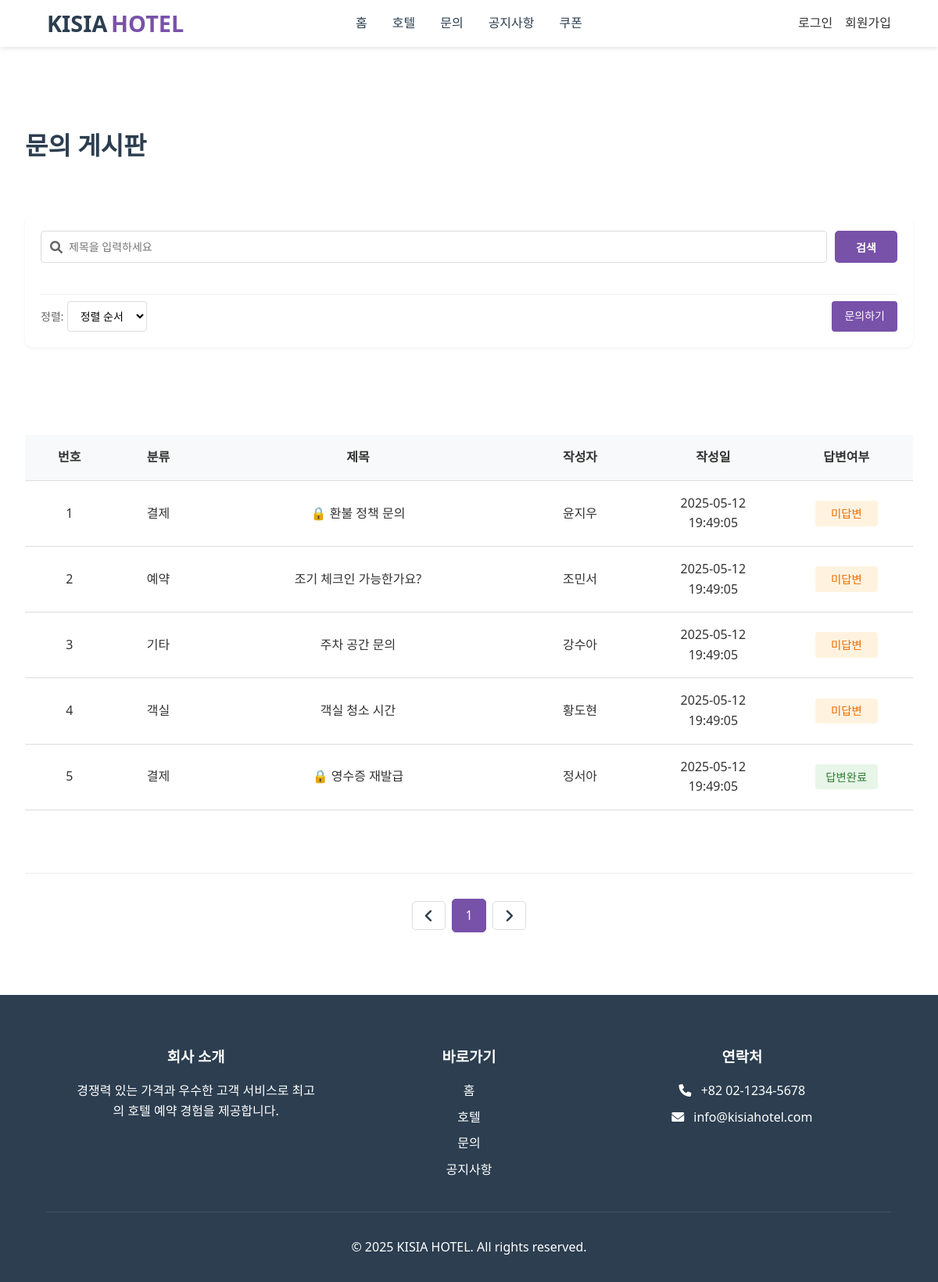
/inquiry/inquiry.php, run on the app's committed database.
### tables this page shows
CREATE TABLE inquiries (
    inquiry_id INT PRIMARY KEY AUTO_INCREMENT,
    user_id INT,
    category ENUM('reservation', 'payment', 'room', 'other') NOT NULL,
    title VARCHAR(100) NOT NULL,
    content TEXT NOT NULL,
    is_secret TINYINT(1) DEFAULT 0,
    created_at DATETIME DEFAULT CURRENT_TIMESTAMP,
    updated_at DATETIME DEFAULT CURRENT_TIMESTAMP ON UPDATE CURRENT_TIMESTAMP,
    FOREIGN KEY (user_id) REFERENCES users(user_id) ON DELETE CASCADE
);

CREATE TABLE users (
    user_id INT PRIMARY KEY AUTO_INCREMENT,
    username VARCHAR(50) NOT NULL,
    real_id VARCHAR(50) NOT NULL,
    password VARCHAR(255) NOT NULL,
    email VARCHAR(100) NOT NULL UNIQUE,
    phone VARCHAR(20),
    created_at DATETIME DEFAULT CURRENT_TIMESTAMP,
    is_admin BOOLEAN DEFAULT FALSE,
    terms BOOLEAN DEFAULT FALSE,
    marketing BOOLEAN DEFAULT FALSE,
    profile_image VARCHAR(255) DEFAULT '/image/default_profile.jpg',
    point INT,
    vip BOOLEAN DEFAULT FALSE
);

### src/action/inquiry_action.php (called while the page is built, shortened)
<?php
include_once __DIR__ . '/../includes/db_connection.php';
$limit = 5;
$page = isset($_GET['page']) ? intval($_GET['page']) : 1;
$offset = ($page - 1) * $limit;
$keyword = $_GET['keyword'] ?? '';
$sort = $_GET['sort'] ?? 'recent';
$order_by = ($sort === 'old') ? 'ASC' : 'DESC';
if ($keyword !== '') {
    $sql = "
        SELECT i.inquiry_id, i.category, i.title, i.created_at, i.is_secret, u.username
        FROM inquiries i
        JOIN users u ON i.user_id = u.user_id
        WHERE i.title LIKE '%$keyword%'
        ORDER BY i.inquiry_id $order_by
    ";
    $result = mysqli_query($conn, $sql);
    $total_inquiries = mysqli_num_rows($result);
    $total_pages = 1;
    $page = 1;
} else {
    $sql = "
        SELECT i.inquiry_id, i.category, i.title, i.created_at, i.is_secret, u.username
        FROM inquiries i
        JOIN users u ON i.user_id = u.user_id
        ORDER BY i.inquiry_id $order_by
        LIMIT $limit OFFSET $offset
    ";
    $result = mysqli_query($conn, $sql);
}

### src/inquiry/inquiry.php (the view, shortened to what this page needs)
<?php
include_once __DIR__ . '/../includes/header.php';
include_once __DIR__ . '/../action/inquiry_action.php';
$inquiry_list = $GLOBALS['inquiry_list'] ?? [];
$total_inquiries = $GLOBALS['totalInquiries'] ?? 0;
$page = $GLOBALS['page'] ?? 1;
$limit = 10;
?>
<main class="inquiry-board-container">
    <div class="inquiry-board-header">
        <h1 class="inquiry-board-title">문의 게시판</h1>
    </div>
    <div class="hotels-search-sort-container">
        <form class="hotels-search-box" method="get" action="inquiry.php">
            <div class="hotels-search-row">
                <div class="hotels-search-input">
                    <i class="fas fa-search"></i>
                    <input class="hotels-search-input-input" type="text" name="keyword" placeholder="제목을 입력하세요" value="<?= $_GET['keyword'] ?? '' ?>">
                </div>
                <button class="style-search-btn" type="submit">검색</button>
            </div>
        </form>
        <div class="controls-row">
            <form method="get" action="inquiry.php" class="sort-form">
                <span class="sort-label">정렬:</span>
                <select name="sort" class="sort-select" onchange="this.form.submit()">
                    <option value="none" <?= isset($_GET['sort']) && $_GET['sort'] === 'none' ? 'selected' : '' ?>>정렬 순서</option>
                </select>
            </form>
            <a href="inquiry-write.php" class="write-btn">문의하기</a>
        </div>
    </div>
    <?php if (empty($inquiry_list)): ?>
        <p class="no-results">검색 결과가 없습니다.</p>
    <?php else: ?>
        <table class="inquiry-board-table">
            <thead>
                <tr>
                    <th style="width: 10%">번호</th>
                    <th style="width: 10%">분류</th>
                    <th style="width: 35%">제목</th>
                    <th style="width: 15%">작성자</th>
                    <th style="width: 15%">작성일</th>
                    <th style="width: 15%">답변여부</th>
                </tr>
            </thead>
            <tbody>
                <?php
                $start_num = ($page - 1) * $limit + 1;
                foreach ($inquiry_list as $inquiry): ?>
                    <tr>
                        <td><?= $start_num++ ?></td>
                        <td><?= $inquiry['category'] ?></td>
                        <td>
                            <?php if ($inquiry['is_secret']): ?>
                                <span class="lock-icon">🔒</span>
                            <?php endif; ?>
                            <a href="inquiry_detail.php?inquiry_id=<?= $inquiry['inquiry_id'] ?>">
                                <?= $inquiry['title'] ?>
                            </a>
                        </td>
                        <td><?= $inquiry['username'] ?></td>
                        <td><?= $inquiry['created_at'] ?></td>
                        <td>
                            <?php if ($inquiry['response']): ?>
                                <span class="status-complete">답변완료</span>
                            <?php else: ?>
                                <span class="status-pending">미답변</span>
                            <?php endif; ?>
                        </td>
                    </tr>
                <?php endforeach; ?>
            </tbody>
        </table>
        <?php
        include_once __DIR__ . '/../includes/pagination.php';
        pagination($total_inquiries, $limit);
        ?>
    <?php endif; ?>
</main>
<?php include_once __DIR__ . '/../includes/footer.php'; ?>

### src/includes/header.php (shortened to what this page needs)
<?php
include_once __DIR__ . '/../includes/pagination.php';
?>
<!DOCTYPE html>
<html lang="ko">
<head>
    <link rel="stylesheet" href="../style/styles.css">
    <link rel="stylesheet" href="../style/login.css">
    <link rel="stylesheet" href="../style/mypage.css">
    <link rel="stylesheet" href="../style/inquiry.css">
    <link rel="stylesheet" href="../style/review.css">
    <link rel="stylesheet" href="../style/event.css">
    <link rel="stylesheet" href="../style/event-timedeal.css">
    <link rel="stylesheet" href="../style/hotels.css">
    <link rel="stylesheet" href="../style/admin.css">
    <link rel="stylesheet" href="../style/payment.css">
    <link rel="stylesheet" href="../style/hotel-detail.css">
    <link rel="stylesheet" href="../style/hotel-add.css">
    <link rel="stylesheet" href="../style/inquiry.css">
    <link rel="stylesheet" href="../style/coupon.css">
    <link rel="stylesheet" href="https://cdnjs.cloudflare.com/ajax/libs/font-awesome/6.0.0/css/all.min.css">
</head>
<?php if ($_SESSION['is_admin'] ?? false): ?>
    <body>
    <div class="style-header">
        <div class="style-nav">
            <a class="style-logo">KISIA <span>HOTEL</span></a>
            <div class="style-auth-buttons">
                <?php include __DIR__ . '/../action/auto_buttons.php'; ?>
            </div>
        </div>
    </div>
</body>
<?php else: ?>
<body>
    <div class="style-header">
        <div class="style-nav">
            <a href="../index.php" class="style-logo">KISIA <span>HOTEL</span></a>
            <ul class="style-nav-links">
                <li><a href="../index.php">홈</a></li>
                <li><a href="../hotel/hotels.php">호텔</a></li>
                <li><a href="../inquiry/inquiry.php">문의</a></li>
                <li><a href="../notice/notice.php">공지사항</a></li>
                <li><a href="../coupon/coupon-list.php">쿠폰</a></li>
            </ul>
            <div class="style-auth-buttons">
                <?php include __DIR__ . '/../action/auto_buttons.php'; ?>
            </div>
        </div>
    </div>
</body>
<?php endif; ?>
</html>

### src/action/auto_buttons.php (shortened to what this page needs)
<?php if(!isset($_SESSION['is_login'])): ?>
    <a href="../user/login.php" class="style-auth-btn">로그인</a>
    <a href="../user/signup.php" class="style-auth-btn">회원가입</a>
<?php endif; ?>

### src/includes/pagination.php (shortened to what this page needs)
    <?php
function pagination($total_items, $items_per_page) {
    $current_page = isset($_GET['page']) ? (int)$_GET['page'] : 1;
    $current_page = max(1, $current_page);
    $total_pages = ceil($total_items / $items_per_page);
    $start_page = max(1, $current_page - 2);
    $end_page = min($total_pages, $start_page + 4);
    if ($end_page - $start_page < 4) {
        $start_page = max(1, $end_page - 4);
    }
    $params = $_GET;
    unset($params['page']);
    $query_string = http_build_query($params);
    $query_string = $query_string ? '&' . $query_string : '';
    ?>
    <div class="pagination">
        <a href="?page=<?= max(1, $current_page - 1) . $query_string ?>" class="arrow" aria-label="이전 페이지">
            <i class="fas fa-angle-left"></i>
        </a>
        <?php for ($i = $start_page; $i <= $end_page; $i++): ?>
            <a href="?page=<?= $i . $query_string ?>" class="<?= (int)$i === (int)$current_page ? 'active' : '' ?>">
                <?= $i ?>
            </a>
        <?php endfor; ?>
        <a href="?page=<?= min($total_pages, $current_page + 1) . $query_string ?>" class="arrow" aria-label="다음 페이지">
            <i class="fas fa-angle-right"></i>
        </a>
    </div>
    <?php
}
    ?>

### src/includes/footer.php
    <footer class="style-footer">
        <div class="style-footer-content">
            <div class="style-footer-section">
                <h3>회사 소개</h3>
                <p>경쟁력 있는 가격과 우수한 고객 서비스로 최고의 호텔 예약 경험을 제공합니다.</p>
            </div>
            <div class="style-footer-section">
                <h3>바로가기</h3>
                <ul>
                    <li><a href="../index.php">홈</a></li>
                    <li><a href="../hotel/hotels.php">호텔</a></li>
                    <li><a href="../inquiry/inquiry.php">문의</a></li>
                    <li><a href="../notice/notice.php">공지사항</a></li>
                </ul>
            </div>
            <div class="style-footer-section">
                <h3>연락처</h3>
                <p><i class="fas fa-phone"></i> +82 02-1234-5678</p>
                <p><i class="fas fa-envelope"></i> info@kisiahotel.com</p>
            </div>
        </div>
        <div class="style-footer-bottom">
            <p>&copy; 2025 KISIA HOTEL. All rights reserved.</p>
        </div>
    </footer>
</body>
</html>

### src/style/styles.css (style rules this page uses)
* { margin: 0; padding: 0; box-sizing: border-box; font-family: 'Segoe UI', Tahoma, Geneva, Verdana, sans-serif; }
body { line-height: 1.6; color: #333; }
a { text-decoration: none; color: inherit; }
.style-header { background-color: #fff; box-shadow: 0 2px 5px rgba(0, 0, 0, 0.1); position: fixed; width: 100%; top: 0; z-index: 1000; height: 60px; }
.style-nav { display: flex; justify-content: space-between; align-items: center; padding: 1rem 5%; max-width: 1400px; margin: 0 auto; position: relative; height: 60px; }
.style-logo { font-size: 1.8rem; font-weight: bold; color: #2c3e50; display: flex; align-items: center; gap: 0.3rem; position: absolute; left: 5%; }
.style-logo span { color: #7851A9; font-weight: 800; }
.style-nav-links { display: flex; list-style: none; gap: 2rem; margin: 0 auto; }
.style-nav-links li { white-space: nowrap; }
.style-nav-links a { text-decoration: none; color: #2c3e50; font-weight: 500; transition: color 0.3s; }
.style-auth-buttons { display: flex; gap: 1rem; position: absolute; right: 5%; }
.style-search-btn { background: linear-gradient(to right, #7851A9, #7851A9); color: white; border: none; border-radius: 5px; padding: 10px 20px; cursor: pointer; font-size: 14px; font-weight: 600; transition: background 0.3s ease; min-width: 80px; }
.style-footer { background-color: #2c3e50; color: white; padding: 4rem 5% 2rem; }
.style-footer-content { display: grid; grid-template-columns: repeat(auto-fit, minmax(250px, 1fr)); gap: 2rem; max-width: 1400px; margin: 0 auto; padding: 0 2rem; }
.style-footer-section { text-align: center; }
.style-footer-section h3 { margin-bottom: 1rem; color: white; }
.style-footer-section ul { list-style: none; padding: 0; }
.style-footer-section ul li { margin-bottom: 0.5rem; }
.style-footer-section a { color: white; text-decoration: none; transition: color 0.3s; }
.style-footer-section p { margin-bottom: 0.5rem; color: white; }
.style-footer-section i { margin-right: 0.5rem; color: white; }
.style-footer-bottom { text-align: center; margin-top: 2rem; padding-top: 2rem; border-top: 1px solid rgba(255, 255, 255, 0.1); color: white; }

### src/style/inquiry.css (style rules this page uses)
.inquiry-board-container { max-width: 1200px; margin: 0 auto; padding: 2rem; }
.inquiry-board-header { display: flex; justify-content: space-between; align-items: center; margin-bottom: 4rem; margin-top: 8rem; }
.inquiry-board-title { font-size: 2rem; color: #2c3e50; margin: 0; }
.inquiry-board-table { width: 100%; border-collapse: collapse; margin-bottom: 2rem; }
.inquiry-board-table th, .inquiry-board-table td { padding: 1rem; text-align: center; border-bottom: 1px solid #ddd; }
.inquiry-board-table th { background-color: #f8f9fa; font-weight: 600; }
.status-complete, .status-pending { display: inline-block; padding: 0.3rem 0.8rem; border-radius: 4px; font-size: 0.9rem; font-weight: 500; width: 80px; text-align: center; }
.status-complete { background-color: #e8f5e9; color: #2e7d32; }
.status-pending { background-color: #fff3e0; color: #ef6c00; }

### src/style/review.css (style rules this page uses)
.controls-row { display: flex; justify-content: space-between; align-items: center; padding-top: 8px; border-top: 1px solid #eee; margin-top: 2rem; }
.sort-label { color: #666; font-size: 14px; }
.sort-select { padding: 8px 12px; border: 1px solid #ddd; border-radius: 4px; font-size: 14px; background-color: white; cursor: pointer; }
.write-btn { display: inline-block; padding: 8px 16px; background-color: #7851A9; color: white; text-decoration: none; border-radius: 4px; font-size: 14px; transition: background-color 0.3s; }
.pagination { display: flex; justify-content: center; gap: 0.5rem; margin-top: 5rem; margin-bottom: 3rem; }
.pagination a { padding: 0.5rem 1rem; border: 1px solid #ddd; border-radius: 5px; text-decoration: none; color: #2c3e50; display: flex; align-items: center; font-size: 1rem; }
.pagination a.active { background-color: #7851A9; color: white; border-color: #7851A9; }
.pagination a.arrow { font-size: 1.2rem; padding: 0.5rem 1rem; }

### src/style/event.css (style rules this page uses)
.pagination { margin-top: 5rem; margin-bottom: 3rem; padding-top: 2rem; border-top: 1px solid #e9ecef; display: flex; justify-content: center; align-items: center; gap: 0.5rem; }

### src/style/admin.css (style rules this page uses)
.status-complete { background: #c6f6d5; color: #2f855a; padding: 0.4rem 0.8rem; border-radius: 6px; font-size: 0.9rem; font-weight: 500; width: 90px; }
.status-pending { background: #feebc8; color: #c05621; padding: 0.4rem 0.8rem; border-radius: 6px; font-size: 0.9rem; font-weight: 500; }

### data on the page
inquiries: category "결제", title "환불 정책 문의", user.username "윤지우", created_at "2025-05-12 19:49:05", shows "미답변"
inquiries: category "예약", title "조기 체크인 가능한가요?", user.username "조민서", created_at "2025-05-12 19:49:05", shows "미답변"
inquiries: category "기타", title "주차 공간 문의", user.username "강수아", created_at "2025-05-12 19:49:05", shows "미답변"
inquiries: category "객실", title "객실 청소 시간", user.username "황도현", created_at "2025-05-12 19:49:05", shows "미답변"
inquiries: category "결제", title "영수증 재발급", user.username "정서아", created_at "2025-05-12 19:49:05", shows "답변완료"
